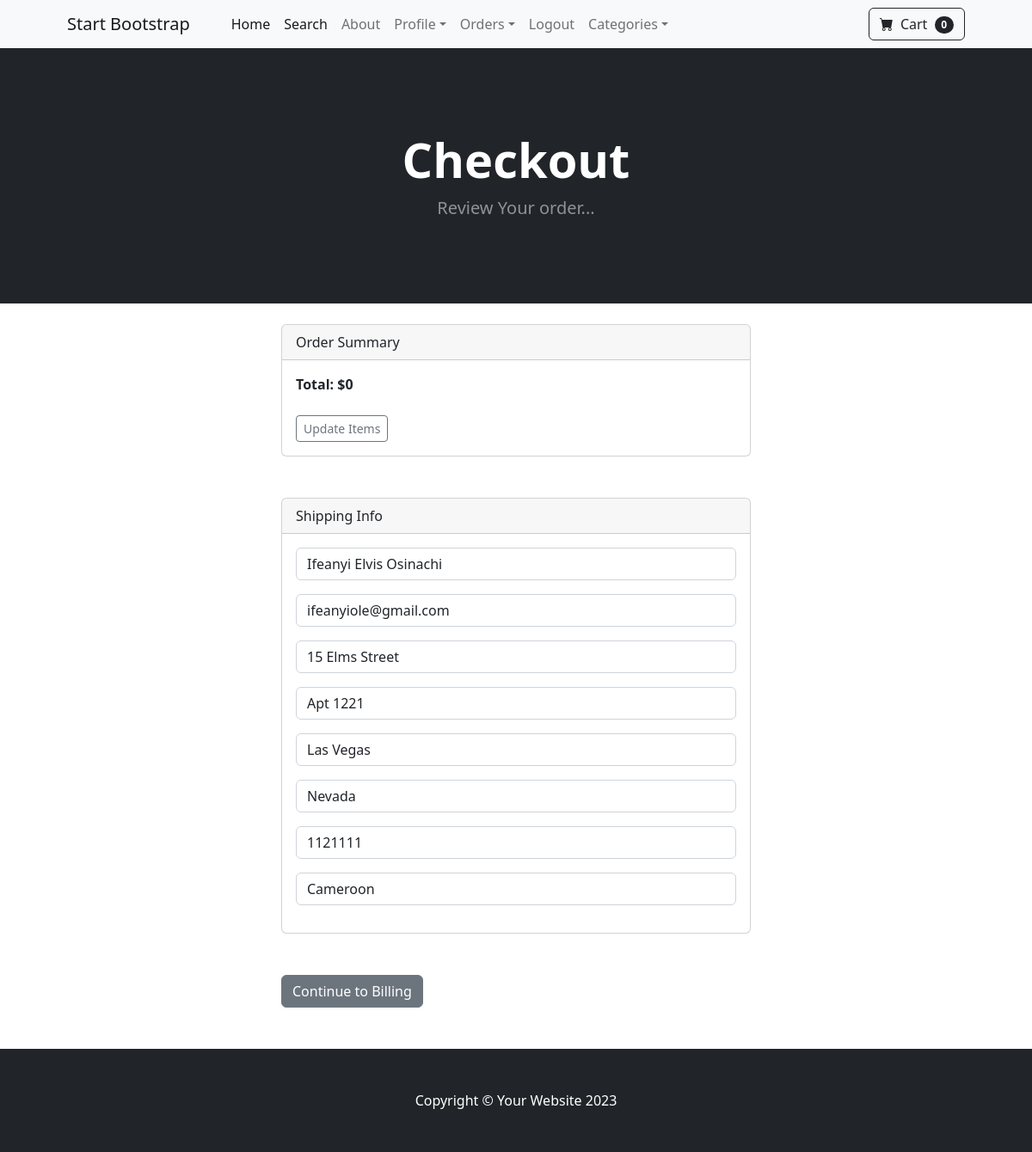
The app's page /payment/checkout (signed in) with its own data.
### payment/models.py (models this page shows, shortened)
class ShippingAddress(models.Model):
    user = models.ForeignKey(User, on_delete = models.CASCADE, null = True, blank = True)
    shipping_full_name = models.CharField(max_length=255)
    shipping_email = models.CharField(max_length=255)
    shipping_address1 = models.CharField(max_length=255)
    shipping_address2 = models.CharField(max_length=255, null=True, blank=True)
    shipping_city = models.CharField(max_length=255)
    shipping_state = models.CharField(max_length=255, null=True, blank=True)
    shipping_zipcode = models.CharField(max_length=255)
    shipping_country = models.CharField(max_length=255)
    class Meta:
        verbose_name_plural = 'Shipping Address'
    def create_shipping(sender, instance, created, **kwargs):
        if created:
            user_shipping = ShippingAddress(user = instance)
            user_shipping.save()
    post_save.connect(create_shipping, sender=User)

### payment/views.py (the view, shortened to what this page needs)
# urls.py: path("checkout", views.checkout, name = 'checkout'),
def checkout(request):
    cart = Cart(request)
    cart_products = cart.get_prods
    quantities = cart.get_quants
    totals = cart.cart_total()
    if request.user.is_authenticated:
        shipping_user, created = ShippingAddress.objects.get_or_create(user__id=request.user.id)
        shipping_form = ShippingForm(request.POST or None, instance=shipping_user)
        return render(request, 'payment/checkout.html', {"cart_products" : cart_products, 'quantities' : quantities, 'totals' : totals, 'shipping_form':shipping_form})

### cart/cart.py (called while the page is built, shortened)
    def cart_total(self):
        quantities = self.cart
        product_ids =self.cart.keys()
        products = Product.objects.filter(id__in = product_ids)
        total = 0
        return total

    def __len__(self):
        return len(self.cart)

    def get_prods(self):
        product_ids = self.cart.keys()
        products = Product.objects.filter(id__in = product_ids)
        return products

### cart/context_processors.py (called while the page is built)
def cart(requests):
    return {'cart' : Cart(requests)}

### payment/templates/payment/checkout.html (shortened to what this page needs)
{% extends 'base.html' %}
{% load static %}
{% block content %}
<header class="bg-dark py-5">
    <div class="container px-4 px-lg-5 my-5">
        <div class="text-center text-white">
            <h1 class="display-4 fw-bolder">Checkout</h1>
            <p class="lead fw-normal text-white-50 mb-0">Review Your order...</p>
        </div>
    </div>
</header>
<br>
<div class="container">
            <div class = 'row'>
                    <div class = 'col-md-6 offset-md-3'>
                        <div class="card">
                            <div class="card-header">
                                Order Summary
                            </div>
                            <div class="card-body">
                            <strong> Total: ${{ totals }} </strong><br><br>
                            <a href="{% url 'cart_summary' %}" class="btn btn-sm btn-outline-secondary">Update Items</a>
                            </div>
                        </div>
<br><br>
                        <div class="card">
                            <div class="card-header">
                                Shipping Info
                            </div>
                            <div class="card-body">
                                <form method="POST" action = {% url 'billing_info' %}>
                                {{ shipping_form.as_p }}
                            </div>
                        </div>
<br><br>
                            <button type='submit' class="btn btn-secondary" >Continue to Billing</button>
                    </div>
            </div>
            <br>
            <br>
</div>
{% endblock %}

### records on screen
ShippingAddress: shipping_full_name "Ifeanyi Elvis Osinachi", shipping_email "ifeanyiole@gmail.com", shipping_address1 "15 Elms Street", shipping_address2 "Apt 1221", shipping_city "Las Vegas", shipping_state "Nevada", shipping_zipcode "1121111", shipping_country "Cameroon"

### other values on screen
{{ cart|length }} "0"
{{ totals }} "0"
